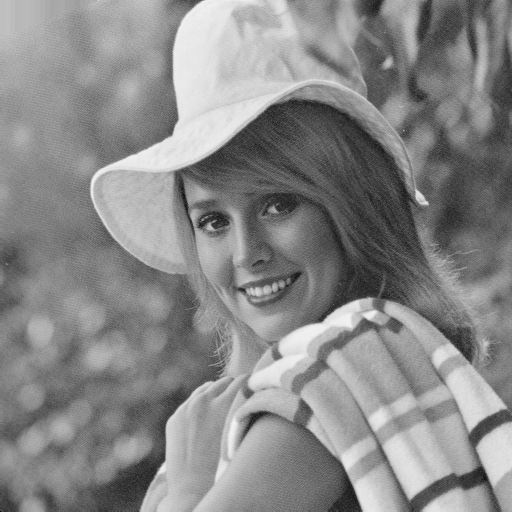
%> input picture 1.bmp, 512 x 512 px
$ octave hist_change.m   (GNU Octave 9; MATLAB toolbox functions it lacks are replaced by stand-ins)
%> lines starting %> are read from the running program, lines starting %| are printed output that depends on the picture
[fn,pn]=uigetfile({'*.jpg','JPEG files(*.jpg)';'*.bmp','BMP files(*.bmp)'},'Select file to hide');
%> the answer given: 1.bmp
name=strcat(pn,fn);
I=(imread(name)); %对灰度图像进行隐藏
%> I is the input picture: size 512x512 uint8; min 0, max 243, mean 136.4
sz=size(I);
%> sz = [512 512]
% generate msg
rt=1;%隐写率为 100%
row=round(sz(1) *rt);
%> row = 512
col=round(sz(2) *rt);
%> col = 512
msg=randsrc(row,col,[0 1;0.5 0.5]);
% LSB hide
stg=I;
stg(1:row,1:col)=bitset(stg(1:row,1:col),1,msg);
nI=sum(hist(I,[0:255]),2)';
%> nI = 256 values, max 2462 at index 128, min 0 at index 2, mean 1024
nS=sum(hist(stg,[0:255]),2)';
%> nS = 256 values, max 2359 at index 136, min 0 at index 2, mean 1024
x=[80:99];
figure;
stem(x,nI(81:100));figure;
%> after `stem(x,nI(81:100))`:
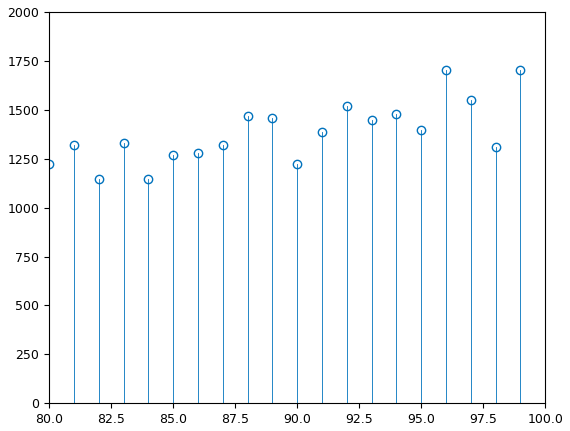
%> figure redrawn from the program's plot data; highest point at x = 96, y = 1706
stem(x,nS(81:100));
%> figure, not shown here; highest point at x = 96, y = 1628

$ run again, on 3.bmp
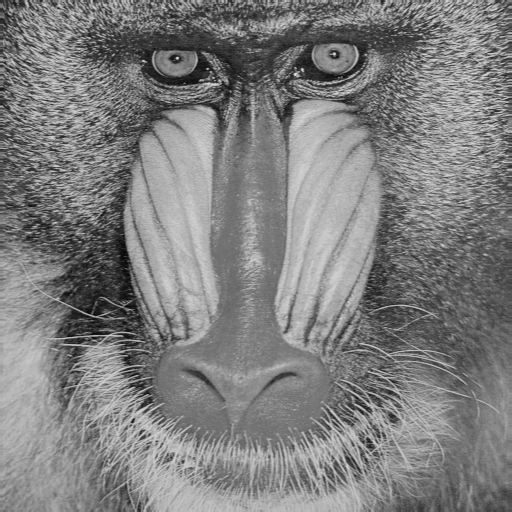
%> input picture 3.bmp, 512 x 512 px
%> I is the input picture: size 512x512 uint8; min 5, max 229, mean 126.7
%> nI = 256 values, max 2936 at index 118, min 0 at index 1, mean 1024
%> nS = 256 values, max 2903 at index 118, min 0 at index 1, mean 1024
%> `stem(x,nI(81:100))`:
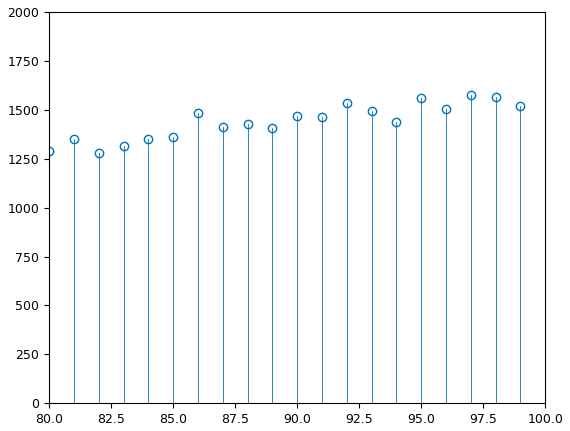
%> figure redrawn from the program's plot data; highest point at x = 97, y = 1578

$ run again, on 4.bmp
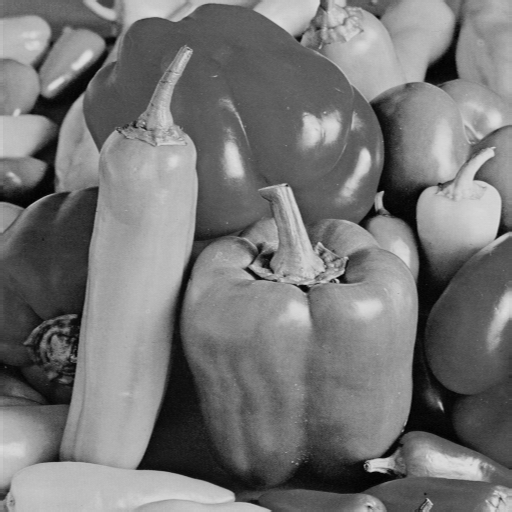
%> input picture 4.bmp, 512 x 512 px
%> I is the input picture: size 512x512 uint8; min 1, max 222, mean 117.8
%> nI = 256 values, max 2905 at index 94, min 0 at index 1, mean 1024
%> nS = 256 values, max 2890 at index 93, min 0 at index 225, mean 1024
%> `stem(x,nI(81:100))`:
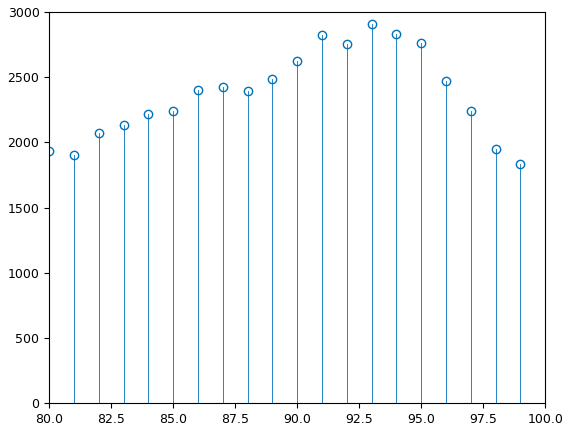
%> figure redrawn from the program's plot data; highest point at x = 93, y = 2905

$ run again, on 5.bmp
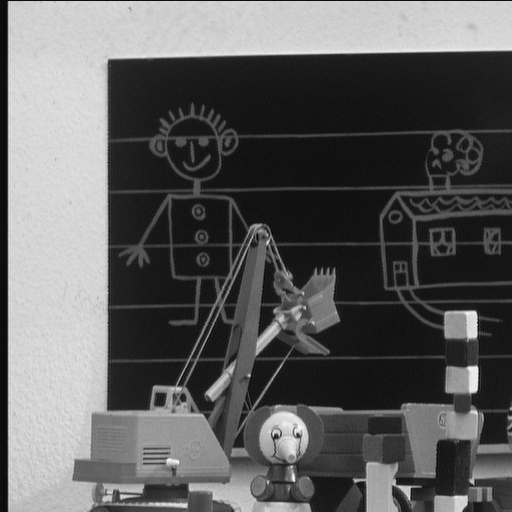
%> input picture 5.bmp, 512 x 512 px
%> I is the input picture: size 512x512 uint8; min 0, max 252, mean 94.6
%> nI = 256 values, max 9344 at index 23, min 0 at index 3, mean 1024
%> nS = 256 values, max 9077 at index 22, min 0 at index 4, mean 1024
%> `stem(x,nI(81:100))`:
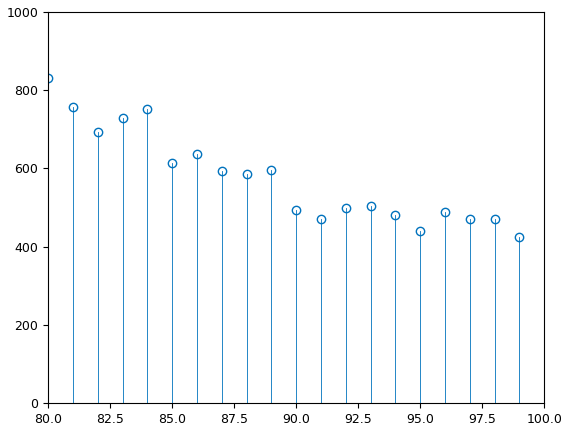
%> figure redrawn from the program's plot data; highest point at x = 80, y = 832
